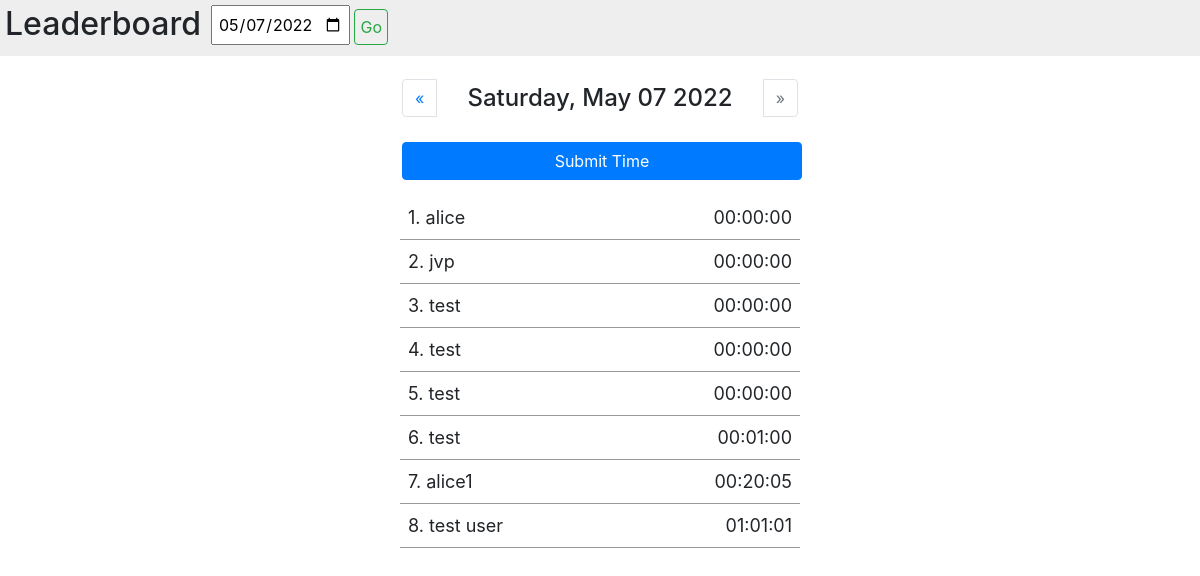
/, run on an earlier commit of the app's database.
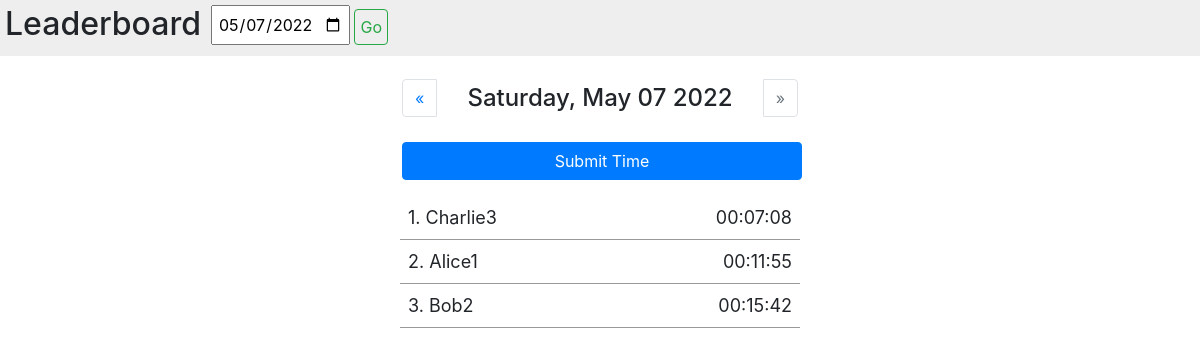
And on a later commit of the database.
### leaderboard/models.py (models this page shows, shortened)
class Entry(models.Model):
    username = models.TextField()
    hours = models.IntegerField(default=0,validators=[MinValueValidator(0), MaxValueValidator(99)])
    minutes = models.IntegerField(default=0,validators=[MinValueValidator(0), MaxValueValidator(59)])
    seconds = models.IntegerField(default=0,validators=[MinValueValidator(0), MaxValueValidator(59)])
    created = models.DateField(default=timezone.now)

### leaderboard/views.py (the view)
# urls.py: path("", views.home_page, name="home"),
def home_page(request):
    today = datetime.date.today()
    entries = Entry.objects.all()
    if request.method == "POST":
        entry = EntryForm(request.POST)
        if entry.is_valid():
            entry.save()
            return redirect("/")
    else:
        entry = EntryForm()
    entries = Entry.objects.filter(created__year=today.year,created__month=today.month,created__day=today.day).order_by("hours","minutes","seconds","username")
    today = datetime.date.today()
    yesterday = today - datetime.timedelta(days=1)
    dates = {"yesterday": yesterday.strftime("%Y/%m/%d")}
    dates["today_input"] = today.strftime("%Y-%m-%d")
    return render(request, "home.html", context={"entries": entries, "form": entry, "dates":dates})

### leaderboard/forms.py (shortened to what this page needs)
class EntryForm(ModelForm):
    username = forms.CharField(
        widget=TextInput(attrs={"class": "form-control"}), initial="")
    hours = forms.IntegerField(
        widget=NumberInput(attrs={"class": "form-control time_input"}), initial=0, min_value=0, max_value=99)
    minutes = forms.IntegerField(
        widget=NumberInput(attrs={"class": "form-control time_input"}), initial=0, min_value=0, max_value=59)
    seconds = forms.IntegerField(
        widget=NumberInput(attrs={"class": "form-control time_input"}), initial=0, min_value=0, max_value=59)
    class Meta:
        model = Entry
        fields = ["username", "hours", "minutes", "seconds"]

### leaderboard/templates/home.html (shortened to what this page needs)
{% extends "base.html" %}
{% block date %}
{% now "l, F d Y" %}
{% endblock %}

### leaderboard/templates/base.html (shortened to what this page needs)
{% load static %}
<!DOCTYPE html>
<html lang="en">
<head>
    <link rel="stylesheet" href="https://stackpath.bootstrapcdn.com/bootstrap/4.3.1/css/bootstrap.min.css"
>
    <link rel="stylesheet" type="text/css" href="{% static 'leaderboard/base.css' %}">
</head>
<body id="body">
    <div class="leaderboard">
        <nav id="top_nav">
            <h2>Leaderboard</h2>
            <form method="POST" action="/date_picker" id="nav__form">
                <input type="date" id="nav__date" name="nav__date" max="{{ dates.today_input }}" value="{{ dates.today_input }}">
                <input type="submit" id="nav__submit" class="btn btn-outline-success"value="Go"/>
            </form>
        </nav>
        <div class="header">
            <nav id="nav">
                <div class="page-item">
                    <a id="nav__prev" href="/{{ dates.yesterday }}" class="page-link">
                        <span aria-hidden="true">&laquo;</span>
                    </a>
                </div>
                <h4>{% block date %}{% endblock %}</h4>
                <div class="page-item {% if not dates.tomorrow %} disabled {% endif %}">
                    <a id="nav__next"  href="/{{ dates.tomorrow }}" class="page-link">
                        <span aria-hidden="true">&raquo;</span>
                    </a>
                </div>
            </nav>
            <button id="show_form" class="btn btn-primary {% if dates.tomorrow %} disabled {% endif %}" {% if dates.tomorrow %} disabled {% endif %}>Submit Time</button>
        </div>
        <div id="entries">
            {% for entry in entries %}
            <div class="entry_item">
                <div class="entry_item__user">{{ forloop.counter }}. {{ entry.username }}</div>
                <div class="entry_item__time">{{ entry.hours|stringformat:"02d" }}:{{ entry.minutes|stringformat:"02d" }}:{{ entry.seconds|stringformat:"02d" }}</div>
            </div>
            {% endfor %}
        </div>
    </div>
</body>
</html>

### leaderboard/static/leaderboard/base.css (style rules this page uses)
* { box-sizing: border-box; }
.leaderboard { margin: auto; }
#nav { display: flex; justify-content: space-between; align-items: center; height: 10vh; }
#nav * { margin: 0; }
.header { margin: auto; text-align: center; max-width: 400px; }
#top_nav { display: flex; flex-wrap: wrap; background-color: #EEEEEE; }
#top_nav * { padding: 5px; }
.header * { margin: 2px; }
#nav__form { margin-right: 2vw; }
.entry_item { font-size: large; display: flex; justify-content: space-between; border-bottom: 1px solid #999999; padding: 2%; }
#show_form { width: 100%; margin-bottom: 2vh; }
#entries { max-width: 400px; margin: auto; }

What changed in the data, as far as the page shows it:
removed Entry: username "alice", hours "00", minutes "00", seconds "00"
removed Entry: username "jvp", hours "00", minutes "00", seconds "00"
removed Entry: username "test", hours "00", minutes "00", seconds "00"
removed Entry: username "test", hours "00", minutes "00", seconds "00"
removed Entry: username "test", hours "00", minutes "00", seconds "00"
removed Entry: username "test", hours "00", minutes "01", seconds "00"
removed Entry: username "alice1", hours "00", minutes "20", seconds "05"
removed Entry: username "test user", hours "01", minutes "01", seconds "01"
added Entry: username "Charlie3", hours "00", minutes "07", seconds "08"
added Entry: username "Alice1", hours "00", minutes "11", seconds "55"
added Entry: username "Bob2", hours "00", minutes "15", seconds "42"
